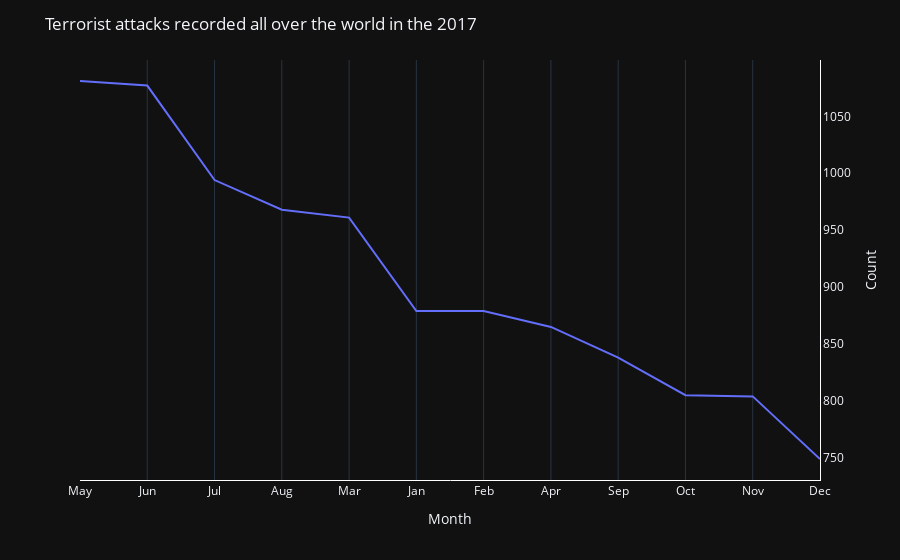

The code cell stored with this chart in its notebook:
### Code cell
year_month(2017)

### Figure 1 — Plotly figure (JSON) as saved in the notebook; plotly's stock layout.template omitted (floating-point values rounded to 4 significant figures)
{"data": [{"hovertemplate": "%{y}", "legendgroup": "", "line": {"color": "#636efa", "dash": "solid"}, "mode": "lines", "name": "", "orientation": "v", "showlegend": false, "type": "scatter", "x": ["May", "Jun", "Jul", "Aug", "Mar", "Jan", "Feb", "Apr", "Sep", "Oct", "Nov", "Dec"], "xaxis": "x", "y": [1081, 1077, 994, 968, 961, 879, 879, 865, 838, 805, 804, 749], "yaxis": "y"}], "layout": {"legend": {"tracegroupgap": 0}, "margin": {"t": 60}, "title": {"text": "Terrorist attacks recorded all over the world in the 2017"}, "xaxis": {"anchor": "y", "domain": [0, 1], "linecolor": "white", "showgrid": true, "showline": true, "title": {"text": "Month"}}, "yaxis": {"anchor": "x", "domain": [0, 1], "linecolor": "white", "showgrid": false, "showline": true, "side": "right", "title": {"text": "Count"}}}}
